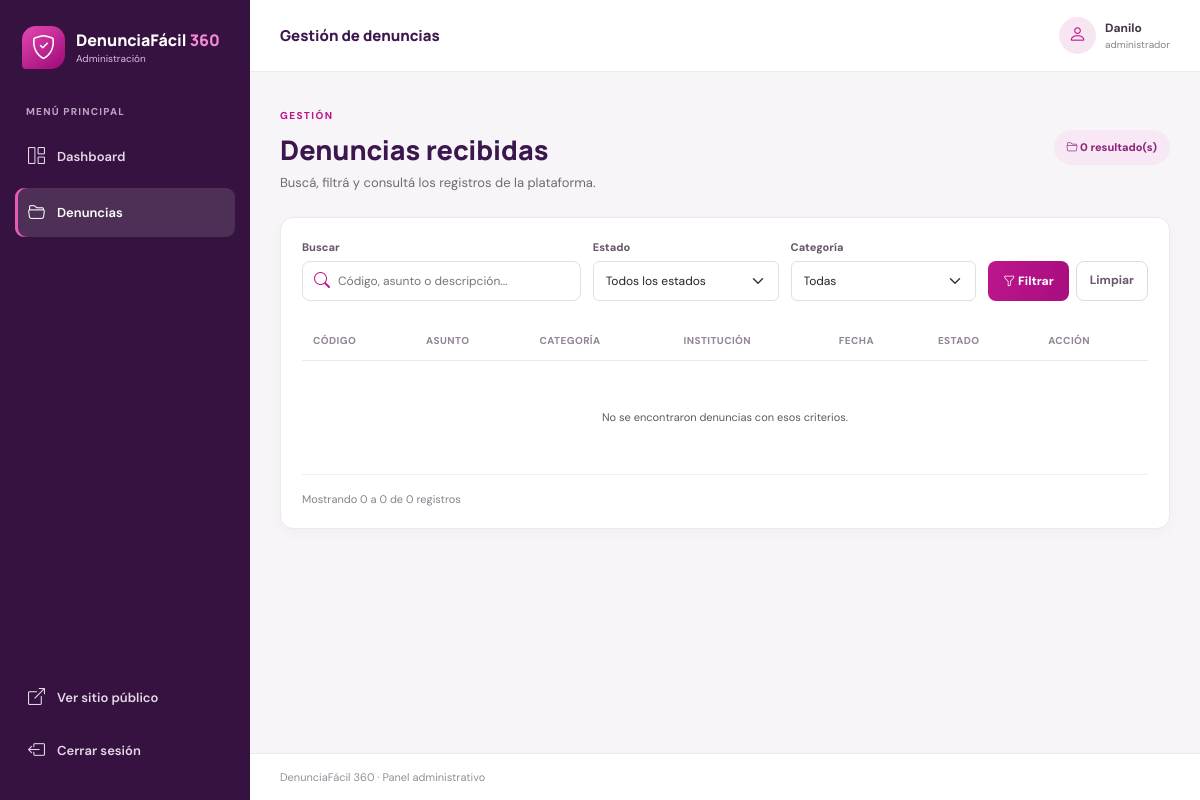
The page /admin/denuncias.php (signed in) on the database as committed earlier.
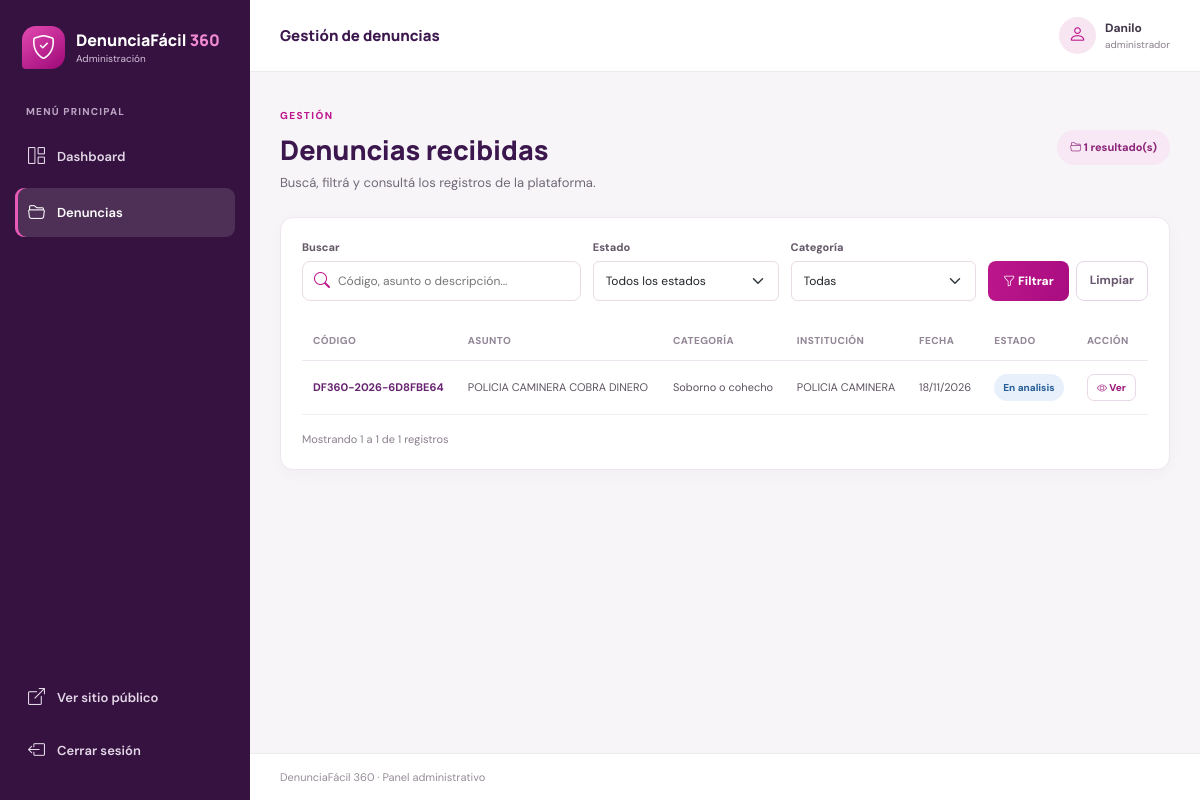
The same page on the database as committed later.
### tables this page shows
CREATE TABLE `denuncias` (
  `id` bigint(20) NOT NULL,
  `codigo` varchar(40) NOT NULL,
  `clave_seguimiento_hash` varchar(255) NOT NULL,
  `titulo` varchar(200) NOT NULL,
  `categoria_id` int(11) NOT NULL,
  `descripcion` text NOT NULL,
  `fecha_hecho` date NOT NULL,
  `lugar_hecho` varchar(250) NOT NULL,
  `institucion_id` int(11) NOT NULL,
  `dependencia` varchar(200) DEFAULT NULL,
  `municipio` varchar(150) NOT NULL,
  `latitud` decimal(10,7) DEFAULT NULL,
  `longitud` decimal(10,7) DEFAULT NULL,
  `estado` enum('Recibida','Pendiente de revision','En revision','En analisis','Informacion adicional solicitada','Concluida') NOT NULL DEFAULT 'Recibida',
  `fecha_registro` timestamp NOT NULL DEFAULT current_timestamp(),
  `fecha_actualizacion` timestamp NOT NULL DEFAULT current_timestamp() ON UPDATE current_timestamp()
);

CREATE TABLE `categorias` (
  `id` int(11) NOT NULL,
  `nombre` varchar(120) NOT NULL,
  `descripcion` text DEFAULT NULL,
  `estado` tinyint(1) NOT NULL DEFAULT 1,
  `fecha_creacion` timestamp NOT NULL DEFAULT current_timestamp()
);

CREATE TABLE `instituciones` (
  `id` int(11) NOT NULL,
  `nombre` varchar(200) NOT NULL,
  `estado` tinyint(1) NOT NULL DEFAULT 1,
  `fecha_creacion` timestamp NOT NULL DEFAULT current_timestamp()
);

### admin/auth.php (called while the page is built, shortened)
<?php
function adminActual(): array {
    return [
        'id' => (int)($_SESSION['admin_id'] ?? 0),
        'nombre' => $_SESSION['admin_nombre'] ?? 'Administrador',
        'usuario' => $_SESSION['admin_usuario'] ?? ''
    ];
}
function h($valor): string {
    return htmlspecialchars((string)$valor, ENT_QUOTES, 'UTF-8');
}

### admin/denuncias.php (the view, shortened to what this page needs)
<?php
require_once __DIR__ . '/../config/conexion.php';
require_once __DIR__ . '/auth.php';
$tituloPagina = 'Gestión de denuncias';
$busqueda = trim($_GET['buscar'] ?? '');
$pagina = max(1, (int)($_GET['pagina'] ?? 1));
$porPagina = 10;
$condiciones = [];
$params = [];
$where = $condiciones ? 'WHERE ' . implode(' AND ', $condiciones) : '';
try {
    $countStmt = $conexion->prepare("SELECT COUNT(*) FROM denuncias d $where");
    $countStmt->execute($params);
    $total = (int)$countStmt->fetchColumn();
    $totalPaginas = max(1, (int)ceil($total / $porPagina));
    $pagina = min($pagina, $totalPaginas);
    $offset = ($pagina - 1) * $porPagina;
    $sql = "SELECT d.id, d.codigo, d.titulo, d.estado, d.fecha_registro,
                   c.nombre AS categoria, i.nombre AS institucion
            FROM denuncias d
            LEFT JOIN categorias c ON c.id = d.categoria_id
            LEFT JOIN instituciones i ON i.id = d.institucion_id
            $where
            ORDER BY d.fecha_registro DESC, d.id DESC
            LIMIT $porPagina OFFSET $offset";
    $stmt = $conexion->prepare($sql);
    $stmt->execute($params);
    $denuncias = $stmt->fetchAll(PDO::FETCH_ASSOC);
} catch (PDOException $ex) {
    error_log('Listado de denuncias: ' . $ex->getMessage());
    $denuncias = [];
    $categorias = [];
    $total = 0;
    $totalPaginas = 1;
    $errorListado = 'No se pudo cargar el listado. Verificá la conexión y las columnas de la base de datos.';
}
function estadoClaseLista(string $estado): string {
    return match ($estado) {
        'Recibida' => 'badge-pink',
        'Pendiente de revision' => 'badge-orange',
        'En revision' => 'badge-purple',
        'En analisis' => 'badge-blue',
        'Informacion adicional solicitada' => 'badge-teal',
        'Concluida' => 'badge-green',
        default => 'badge-gray'
    };
}
require __DIR__ . '/header.php';
?>
<div class="page-welcome"><div><span class="eyebrow-admin">GESTIÓN</span><h1>Denuncias recibidas</h1><p>Buscá, filtrá y consultá los registros de la plataforma.</p></div><div class="total-pill"><i class="bi bi-folder2-open"></i> <?= $total ?> resultado(s)</div></div>
<section class="admin-panel">
<form class="filters-form" method="GET">
<div class="filter-search"><label for="buscar">Buscar</label><div class="search-input"><i class="bi bi-search"></i><input id="buscar" name="buscar" value="<?= h($busqueda) ?>" placeholder="Código, asunto o descripción..."></div></div>
<div><label for="estado">Estado</label><select id="estado" name="estado" class="form-select"><option value="">Todos los estados</option></select></div>
<div><label for="categoria">Categoría</label><select id="categoria" name="categoria" class="form-select"><option value="">Todas</option></select></div>
<div class="filter-buttons"><button class="btn btn-admin-primary" type="submit"><i class="bi bi-funnel"></i> Filtrar</button><a class="btn btn-filter-clear" href="denuncias.php">Limpiar</a></div>
</form>
<div class="table-responsive"><table class="table admin-table align-middle"><thead><tr><th>Código</th><th>Asunto</th><th>Categoría</th><th>Institución</th><th>Fecha</th><th>Estado</th><th>Acción</th></tr></thead><tbody>
<?php if (!$denuncias): ?><tr><td colspan="7" class="text-center py-5 text-muted">No se encontraron denuncias con esos criterios.</td></tr><?php endif; ?>
<?php foreach ($denuncias as $d): ?><tr>
<td><strong class="case-code"><?= h($d['codigo']) ?></strong></td><td class="case-title"><?= h($d['titulo']) ?></td><td><?= h($d['categoria'] ?? '—') ?></td><td><?= h($d['institucion'] ?? '—') ?></td><td><?= h(date('d/m/Y', strtotime($d['fecha_registro']))) ?></td><td><span class="status-badge <?= h(estadoClaseLista($d['estado'])) ?>"><?= h($d['estado']) ?></span></td>
<td><a class="btn-view" href="detalle.php?id=<?= (int)$d['id'] ?>"><i class="bi bi-eye"></i> Ver</a></td>
</tr><?php endforeach; ?>
</tbody></table></div>
<div class="table-bottom"><small>Mostrando <?= $total ? $offset + 1 : 0 ?> a <?= min($offset + $porPagina, $total) ?> de <?= $total ?> registros</small>
</div>
</section>
<?php require __DIR__ . '/footer.php'; ?>

### admin/header.php (shortened to what this page needs)
<?php
require_once __DIR__ . '/auth.php';
$admin = adminActual();
$paginaActual = basename($_SERVER['PHP_SELF']);
?>
<!doctype html>
<html lang="es"><head>
<link href="https://cdn.jsdelivr.net/npm/bootstrap@5.3.3/dist/css/bootstrap.min.css" rel="stylesheet">
<link href="https://cdn.jsdelivr.net/npm/bootstrap-icons@1.11.3/font/bootstrap-icons.min.css" rel="stylesheet">
<link href="../assets/css/admin.css" rel="stylesheet">
</head><body class="admin-body">
<div class="admin-layout">
<aside class="admin-sidebar" id="sidebar">
<a class="admin-brand" href="dashboard.php"><span class="brand-mark"><i class="bi bi-shield-check"></i></span><span><strong>DenunciaFácil <b>360</b></strong><small>Administración</small></span></a>
<div class="sidebar-label">MENÚ PRINCIPAL</div>
<a class="side-link <?= $paginaActual === 'dashboard.php' ? 'active' : '' ?>" href="dashboard.php"><i class="bi bi-grid-1x2"></i> Dashboard</a>
<a class="side-link <?= in_array($paginaActual, ['denuncias.php','detalle.php','actualizar_estado.php'], true) ? 'active' : '' ?>" href="denuncias.php"><i class="bi bi-folder2-open"></i> Denuncias</a>
<div class="sidebar-bottom"><a class="side-link" href="../index.php" target="_blank"><i class="bi bi-box-arrow-up-right"></i> Ver sitio público</a><a class="side-link logout-link" href="logout.php"><i class="bi bi-box-arrow-left"></i> Cerrar sesión</a></div>
</aside>
<div class="admin-main">
<header class="admin-topbar">
<div class="topbar-title"><?= h($tituloPagina ?? 'Administración') ?></div>
<div class="admin-user"><span class="admin-avatar"><i class="bi bi-person"></i></span><span><strong><?= h($admin['nombre']) ?></strong><small><?= h($_SESSION['admin_rol'] ?? 'Administrador') ?></small></span></div>
</header>
<main class="admin-content">

### admin/footer.php (shortened to what this page needs)
</main>
<footer class="admin-footer">DenunciaFácil 360 · Panel administrativo</footer>
</div>
</div>
</body></html>

Rows that differ between the two databases and show on the page:
added denuncias: codigo "DF360-2026-6D8FBE64", titulo "POLICIA CAMINERA COBRA DINERO", categoria.nombre "Soborno o cohecho", institucion.nombre "POLICIA CAMINERA", fecha_registro "18/11/2026", estado "En analisis"
Other text that changed with them:
$total: "0" → "1"
$offset + 1: (not shown) → "1"
min($offset + $porPagina, $total): "0" → "1"
text no longer shown: "No se encontraron denuncias con esos criterios. 0"
